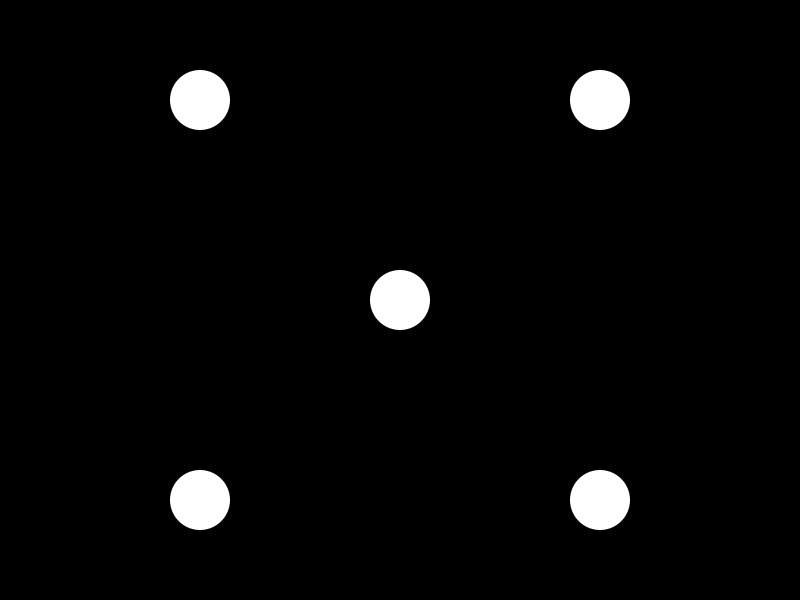
Frame 1 (no input)
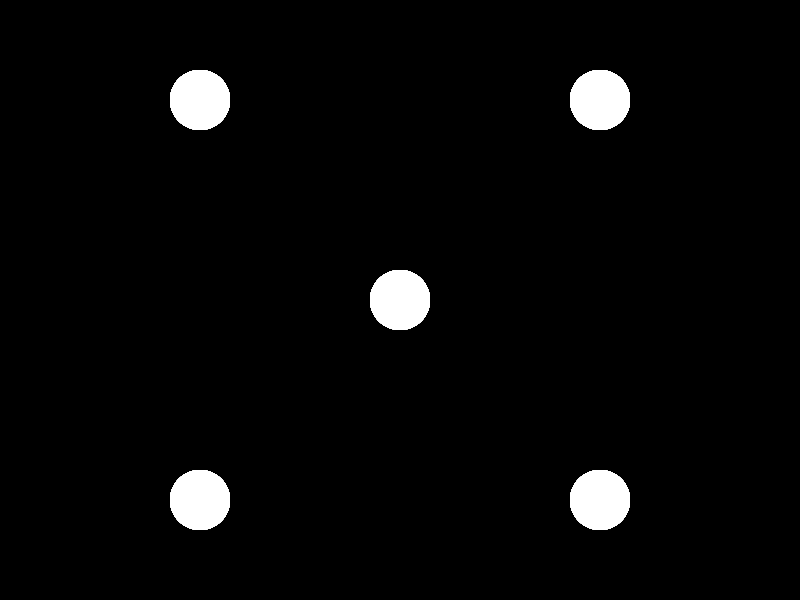
Frame 60 (the mouse pressed at the canvas centre just before this capture)
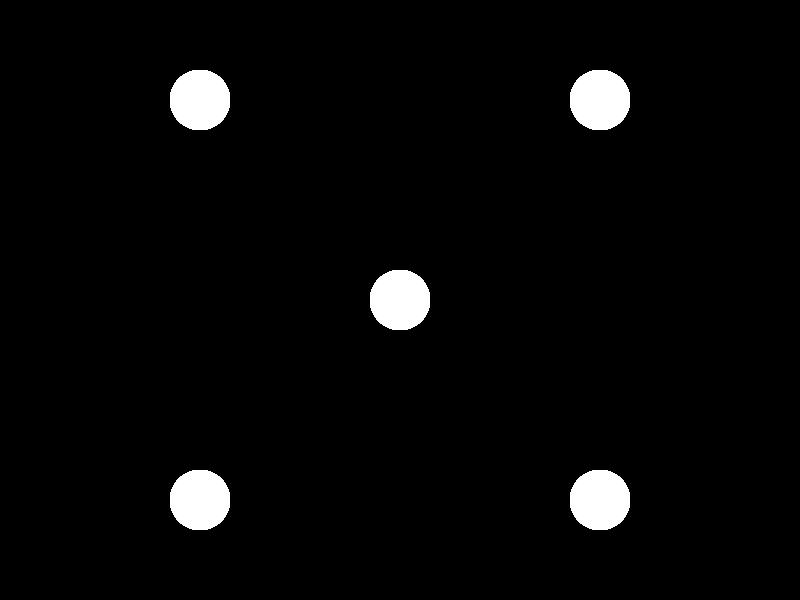
Frame 120 (the mouse held since frame 60 and released just before this capture)

The Processing sketch that drew these frames (run headless with seeded random() and noise(); from frame 60 on, the mouse is pressed at the canvas centre):

// Processing sketch: funcao
// ── funcao.pde
float x = 0;

void setup() {
  //função
  size(800, 600);
  background(0);
}

void draw() {
  flor();
}

void flor() {
  noStroke();
  ellipse (400, 300, 60, 60);
  ellipse (200, 100, 60, 60);
  ellipse (600, 100, 60, 60);
  ellipse (200, 500, 60, 60);
  ellipse (600, 500, 60, 60);
}
